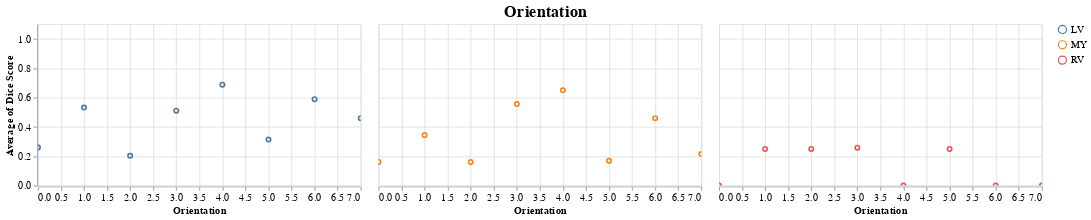

The notebook cell this image was saved under:
### Markdown cell above
For the dihedral series it does not make any sense to draw the line between the datapoints, hence the results were stored in a seperate variable to be plotted differently:

### Code cell
plot_batch(dihedral_results_with_truths, partial(plot_avg_and_dots, draw_line=False, dots="average"))

### Figure 1 — Vega-Lite specification as saved in the notebook (floating-point values rounded to 4 significant figures)
{"config": {"view": {"continuousWidth": 400, "continuousHeight": 300}, "axisX": {"labelFontSize": 13, "titleFontSize": 13}, "axisY": {"labelFontSize": 13, "titleFontSize": 13}, "header": {"labelFontSize": 13, "labels": false, "title": null, "titleFontSize": 25}, "legend": {"labelFontSize": 13, "title": null}, "title": {"anchor": "middle", "fontSize": 20}}, "data": {"name": "data-163555c00bd6458ec0a8ec7b6a518751"}, "facet": {"column": {"field": "variable", "type": "nominal"}}, "spec": {"mark": "point", "encoding": {"color": {"field": "variable", "type": "nominal"}, "x": {"field": "Orientation", "type": "quantitative"}, "y": {"aggregate": "average", "field": "Dice Score", "scale": {"domain": [0, 1.1]}, "type": "quantitative"}}, "height": 200, "selection": {"selector009": {"type": "interval", "bind": "scales", "encodings": ["x", "y"]}}, "width": 400}, "title": "Orientation", "$schema": "https://vega.github.io/schema/vega-lite/v4.17.0.json", "datasets": {"data-163555c00bd6458ec0a8ec7b6a518751": [{"Orientation": 0, "variable": "LV", "Dice Score": 0.0}, {"Orientation": 1, "variable": "LV", "Dice Score": 0.6716}, {"Orientation": 2, "variable": "LV", "Dice Score": 0.6425}, {"Orientation": 3, "variable": "LV", "Dice Score": 0.6427}, {"Orientation": 4, "variable": "LV", "Dice Score": 0.7012}, {"Orientation": 5, "variable": "LV", "Dice Score": 0.4313}, {"Orientation": 6, "variable": "LV", "Dice Score": 0.6922}, {"Orientation": 7, "variable": "LV", "Dice Score": 0.5598}, {"Orientation": 0, "variable": "LV", "Dice Score": 0.6721}, {"Orientation": 1, "variable": "LV", "Dice Score": 0.7184}, {"Orientation": 2, "variable": "LV", "Dice Score": 0.02895}, {"Orientation": 3, "variable": "LV", "Dice Score": 0.476}, {"Orientation": 4, "variable": "LV", "Dice Score": 0.7439}, {"Orientation": 5, "variable": "LV", "Dice Score": 0.0}, {"Orientation": 6, "variable": "LV", "Dice Score": 0.7303}, {"Orientation": 7, "variable": "LV", "Dice Score": 0.587}, {"Orientation": 0, "variable": "LV", "Dice Score": 0.3698}, {"Orientation": 1, "variable": "LV", "Dice Score": 0.7375}, {"Orientation": 2, "variable": "LV", "Dice Score": 0.0}, {"Orientation": 3, "variable": "LV", "Dice Score": 0.7692}, {"Orientation": 4, "variable": "LV", "Dice Score": 0.9563}, {"Orientation": 5, "variable": "LV", "Dice Score": 0.8246}, {"Orientation": 6, "variable": "LV", "Dice Score": 0.9322}, {"Orientation": 7, "variable": "LV", "Dice Score": 0.6909}, {"Orientation": 0, "variable": "LV", "Dice Score": 0.0}, {"Orientation": 1, "variable": "LV", "Dice Score": 0.0}, {"Orientation": 2, "variable": "LV", "Dice Score": 0.1398}, {"Orientation": 3, "variable": "LV", "Dice Score": 0.1538}, {"Orientation": 4, "variable": "LV", "Dice Score": 0.3505}, {"Orientation": 5, "variable": "LV", "Dice Score": 0.0}, {"Orientation": 6, "variable": "LV", "Dice Score": 0.0}, {"Orientation": 7, "variable": "LV", "Dice Score": 0.0}, {"Orientation": 0, "variable": "MY", "Dice Score": 0.1044}, {"Orientation": 1, "variable": "MY", "Dice Score": 0.4041}, {"Orientation": 2, "variable": "MY", "Dice Score": 0.2321}, {"Orientation": 3, "variable": "MY", "Dice Score": 0.6987}, {"Orientation": 4, "variable": "MY", "Dice Score": 0.5513}, {"Orientation": 5, "variable": "MY", "Dice Score": 0.1385}, {"Orientation": 6, "variable": "MY", "Dice Score": 0.4913}, {"Orientation": 7, "variable": "MY", "Dice Score": 0.1784}, {"Orientation": 0, "variable": "MY", "Dice Score": 0.3212}, {"Orientation": 1, "variable": "MY", "Dice Score": 0.683}, {"Orientation": 2, "variable": "MY", "Dice Score": 0.0}, {"Orientation": 3, "variable": "MY", "Dice Score": 0.5526}, {"Orientation": 4, "variable": "MY", "Dice Score": 0.6623}, {"Orientation": 5, "variable": "MY", "Dice Score": 0.01153}, {"Orientation": 6, "variable": "MY", "Dice Score": 0.6274}, {"Orientation": 7, "variable": "MY", "Dice Score": 0.3122}, {"Orientation": 0, "variable": "MY", "Dice Score": 0.2195}, {"Orientation": 1, "variable": "MY", "Dice Score": 0.2642}, {"Orientation": 2, "variable": "MY", "Dice Score": 0.0}, {"Orientation": 3, "variable": "MY", "Dice Score": 0.5882}, {"Orientation": 4, "variable": "MY", "Dice Score": 0.8204}, {"Orientation": 5, "variable": "MY", "Dice Score": 0.5244}, {"Orientation": 6, "variable": "MY", "Dice Score": 0.72}, {"Orientation": 7, "variable": "MY", "Dice Score": 0.2766}, {"Orientation": 0, "variable": "MY", "Dice Score": 0.0}, {"Orientation": 1, "variable": "MY", "Dice Score": 0.025}, {"Orientation": 2, "variable": "MY", "Dice Score": 0.4085}, {"Orientation": 3, "variable": "MY", "Dice Score": 0.3834}, {"Orientation": 4, "variable": "MY", "Dice Score": 0.5643}, {"Orientation": 5, "variable": "MY", "Dice Score": 0.0}, {"Orientation": 6, "variable": "MY", "Dice Score": 0.0}, {"Orientation": 7, "variable": "MY", "Dice Score": 0.09118}, {"Orientation": 0, "variable": "RV", "Dice Score": 0.0}, {"Orientation": 1, "variable": "RV", "Dice Score": 0.0}, {"Orientation": 2, "variable": "RV", "Dice Score": 0.0}, {"Orientation": 3, "variable": "RV", "Dice Score": 0.03175}, {"Orientation": 4, "variable": "RV", "Dice Score": 0.0}, {"Orientation": 5, "variable": "RV", "Dice Score": 0.0}, {"Orientation": 6, "variable": "RV", "Dice Score": 0.0}, {"Orientation": 7, "variable": "RV", "Dice Score": 0.0}, {"Orientation": 0, "variable": "RV", "Dice Score": 0.0}, {"Orientation": 1, "variable": "RV", "Dice Score": 0.0}, {"Orientation": 2, "variable": "RV", "Dice Score": 0.0}, {"Orientation": 3, "variable": "RV", "Dice Score": 0.0}, {"Orientation": 4, "variable": "RV", "Dice Score": 0.0}, {"Orientation": 5, "variable": "RV", "Dice Score": 0.0}, {"Orientation": 6, "variable": "RV", "Dice Score": 0.0}, {"Orientation": 7, "variable": "RV", "Dice Score": 0.0}, {"Orientation": 0, "variable": "RV", "Dice Score": 0.0}, {"Orientation": 1, "variable": "RV", "Dice Score": 0.0}, {"Orientation": 2, "variable": "RV", "Dice Score": 0.0}, {"Orientation": 3, "variable": "RV", "Dice Score": 0.0}, {"Orientation": 4, "variable": "RV", "Dice Score": 0.0}, {"Orientation": 5, "variable": "RV", "Dice Score": 0.0}, {"Orientation": 6, "variable": "RV", "Dice Score": 0.0}, {"Orientation": 7, "variable": "RV", "Dice Score": 0.0}, {"Orientation": 0, "variable": "RV", "Dice Score": 0.0}, {"Orientation": 1, "variable": "RV", "Dice Score": 1.0}, {"Orientation": 2, "variable": "RV", "Dice Score": 1.0}, {"Orientation": 3, "variable": "RV", "Dice Score": 1.0}, {"Orientation": 4, "variable": "RV", "Dice Score": 0.0}, {"Orientation": 5, "variable": "RV", "Dice Score": 1.0}, {"Orientation": 6, "variable": "RV", "Dice Score": 0.0}, {"Orientation": 7, "variable": "RV", "Dice Score": 0.0}]}}
